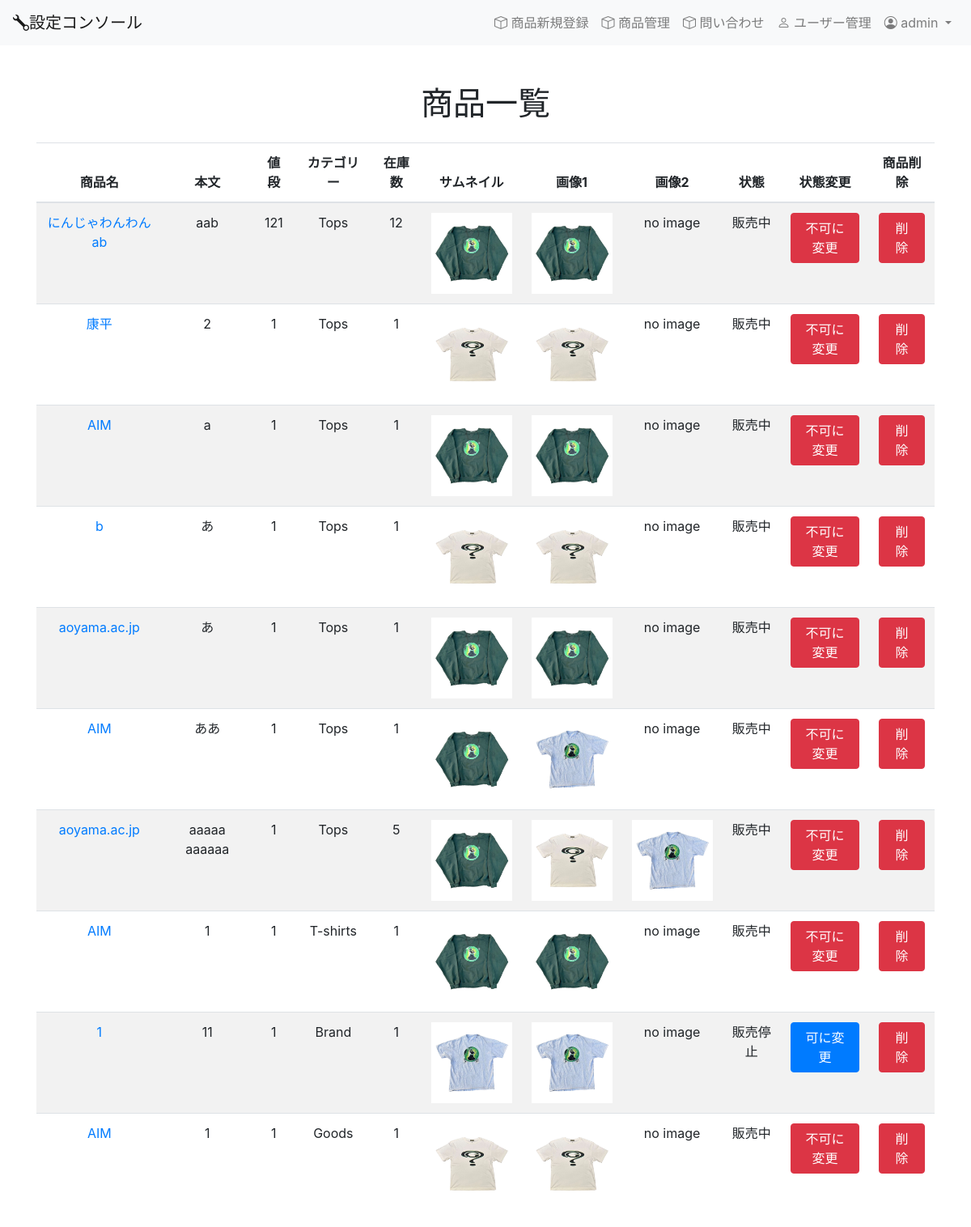
The app's page /admin/items-show (signed in) with its own data.
### db.py (models this page shows)
class Admin(db.Model, UserMixin):
    __tablename__ = 'admins'
    id = db.Column(db.Integer, primary_key=True)
    username = db.Column(db.String(30), nullable=False)
    password = db.Column(db.String(12))
    icon = db.Column(db.String(120), default='default-user.png')  # アイコンフィールドを追加
    created_at = db.Column(db.DateTime, nullable=False, default=datetime.now(pytz.timezone('Asia/Tokyo')))
    updated_at = db.Column(db.DateTime, onupdate=datetime.now(pytz.timezone('Asia/Tokyo')))
    mail = db.Column(db.String)

class Item(db.Model):
    __tablename__ = 'items'
    id = db.Column(db.Integer, primary_key=True)
    title = db.Column(db.String(200), nullable=False)
    body = db.Column(db.Text)
    price = db.Column(db.Integer, nullable=False)
    created_at = db.Column(db.DateTime, nullable=False, default=datetime.now(pytz.timezone('Asia/Tokyo')))
    updated_at = db.Column(db.DateTime, onupdate=datetime.now(pytz.timezone('Asia/Tokyo')))
    status = db.Column(db.Integer, nullable=False, default=1)  # 0: 販売停止, 1: 販売中, 2: 売れた, 3: 削除
    category = db.Column(db.String, nullable=False)  # 直書き
    stock = db.Column(db.Integer)  # 在庫
    thumbnail = db.Column(db.String(120), default='default-item.png')  # アイコンフィールドを追加
    image1 = db.Column(db.String(120), default='default-item.png')
    image2 = db.Column(db.String(120))
    user_id = db.Column(db.Integer, db.ForeignKey('users.id'))

### routes.py (the view)
@app.route('/admin/items-show')
@login_required
def items_show():
    items = Item.query.filter(Item.status.in_([0, 1, 2])).all()
    return render_template('admins/items-show.html', items=items)

### routes.py (called while the page is built)
@login_manager.user_loader
def load_user(user_id):
    admin = Admin.query.get(int(user_id))
    if admin:
        return admin
    user = User.query.get(int(user_id))
    if user:
        return user
    return None

### templates/admins/items-show.html (shortened to what this page needs)
{% extends 'admins/base.html' %}
{% block content %}
<div class="container mt-5">
    <h1 class="mb-4 text-center">商品一覧</h1>
    <table class="table table-striped text-center">
        <thead>
            <tr>
                <th>商品名</th>
                <th>本文</th>
                <th>値段</th>
                <th>カテゴリー</th>
                <th>在庫数</th>
                <th>サムネイル</th>
                <th>画像1</th>
                <th>画像2</th>
                <th>状態</th>
                <th>状態変更</th>
                <th>商品削除</th>
            </tr>
        </thead>
        <tbody>
            {% for item in items %}
            <tr>
                <td><a href="{{ url_for('item_edit', item_id=item.id) }}">{{ item.title }}</a></td>
                <td>{{ item.body }}</td>
                <td>{{ item.price }}</td>
                <td>{{ item.category }}</td>
                <td>{{ item.stock }}</td>
                <td><img src="{{ url_for('static', filename='uploads/thumbnail/' + item.thumbnail) }}" alt="サムネイル" width="100"></td>
                <td><img src="{{ url_for('static', filename='uploads/image1/' + item.image1) }}" alt="画像1" width="100"></td>
                <td>
                    {% if item.image2 %}
                        <img src="{{ url_for('static', filename='uploads/image2/' + item.image2) }}" alt="画像2" width="100">
                    {% else %}
                        no image
                    {% endif %}
                </td>
                <td>
                    {% if item.status == 0 %}
                        販売停止
                    {% elif item.status == 1 %}
                        販売中
                    {% elif item.status == 2 %}
                        売り切れ
                    {% endif %}
                </td>
                <td>
                    <div class="status-container">
                        {% if item.status == 0 %}
                            <button class="btn btn-primary status-button" onclick="changeStatus('{{ item.id }}', 1)">可に変更</button>
                        {% elif item.status == 1 %}
                            <button class="btn btn-danger status-button" onclick="changeStatus('{{ item.id }}', 0)">不可に変更</button>
                        {% endif %}
                    </div>
                </td>
                <td>
                    <div class="status-container">
                        <button class="btn btn-danger status-button" onclick="deleteItem('{{ item.id }}')">削除</button>
                    </div>
                </td>
            </tr>
            {% endfor %}
        </tbody>
    </table>
</div>
{% endblock %}

### templates/admins/base.html (shortened to what this page needs)
<!DOCTYPE html>
<html lang="ja">
<head>
    <link href="https://stackpath.bootstrapcdn.com/bootstrap/4.5.2/css/bootstrap.min.css" rel="stylesheet">
    <link href="https://cdnjs.cloudflare.com/ajax/libs/bootstrap-icons/1.5.0/font/bootstrap-icons.min.css" rel="stylesheet">
</head>
<body>
    <nav class="navbar navbar-expand-lg navbar-light bg-light">
        <a class="navbar-brand" href="{{ url_for('admin_index') }}"><i class="bi bi-wrench"></i>設定コンソール</a>
        <div class="collapse navbar-collapse" id="navbarNav">
            <ul class="navbar-nav ml-auto">
                <li class="nav-item">
                    <a class="nav-link" href="{{ url_for('add_item') }}"><i class="bi bi-box"></i> 商品新規登録</a>
                </li>
                <li class="nav-item">
                    <a class="nav-link" href="{{ url_for('items_show') }}"><i class="bi bi-box"></i> 商品管理</a>
                </li>
                <li class="nav-item">
                    <a class="nav-link" href="{{ url_for('admin_contacts') }}"><i class="bi bi-box"></i> 問い合わせ</a>
                </li>
                <li class="nav-item">
                    <a class="nav-link" href="{{ url_for('admin_items') }}"><i class="bi bi-person"></i> ユーザー管理</a>
                </li>
                {% if current_user.is_authenticated %}
                <li class="nav-item dropdown">
                    <a class="nav-link dropdown-toggle" href="#" id="navbarDropdown" role="button" data-toggle="dropdown" aria-haspopup="true" aria-expanded="false">
                        <i class="bi bi-person-circle"></i> {{ current_user.username }}
                    </a>
                </li>
                {% endif %}
            </ul>
        </div>
    </nav>
    {% block content %}
    {% endblock %}
</body>
</html>

### templates/admins/items-show.html (style rules this page uses)
th, td { text-align: center; }
td { justify-content: center; align-items: center; height: 100px; }
td img { display: block; margin: auto; }

### records on screen
Admin: username "admin"
Item: title "にんじゃわんわんab", body "aab", price "121", category "Tops", stock "12", thumbnail (picture), image1 (picture), shows "no image", status "販売中"
Item: title "康平", body "2", price "1", category "Tops", stock "1", thumbnail (picture), image1 (picture), shows "no image", status "販売中"
Item: title "AIM", body "a", price "1", category "Tops", stock "1", thumbnail (picture), image1 (picture), shows "no image", status "販売中"
Item: title "b", body "あ", price "1", category "Tops", stock "1", thumbnail (picture), image1 (picture), shows "no image", status "販売中"
Item: title "aoyama.ac.jp", body "あ", price "1", category "Tops", stock "1", thumbnail (picture), image1 (picture), shows "no image", status "販売中"
Item: title "AIM", body "ああ", price "1", category "Tops", stock "1", thumbnail (picture), image1 (picture), shows "no image", status "販売中"
Item: title "aoyama.ac.jp", body "aaaaa aaaaaa", price "1", category "Tops", stock "5", thumbnail (picture), image1 (picture), image2 (picture), status "販売中"
Item: title "AIM", body "1", price "1", category "T-shirts", stock "1", thumbnail (picture), image1 (picture), shows "no image", status "販売中"
Item: title "1", body "11", price "1", category "Brand", stock "1", thumbnail (picture), image1 (picture), shows "no image", status "販売停止"
Item: title "AIM", body "1", price "1", category "Goods", stock "1", thumbnail (picture), image1 (picture), shows "no image", status "販売中"
